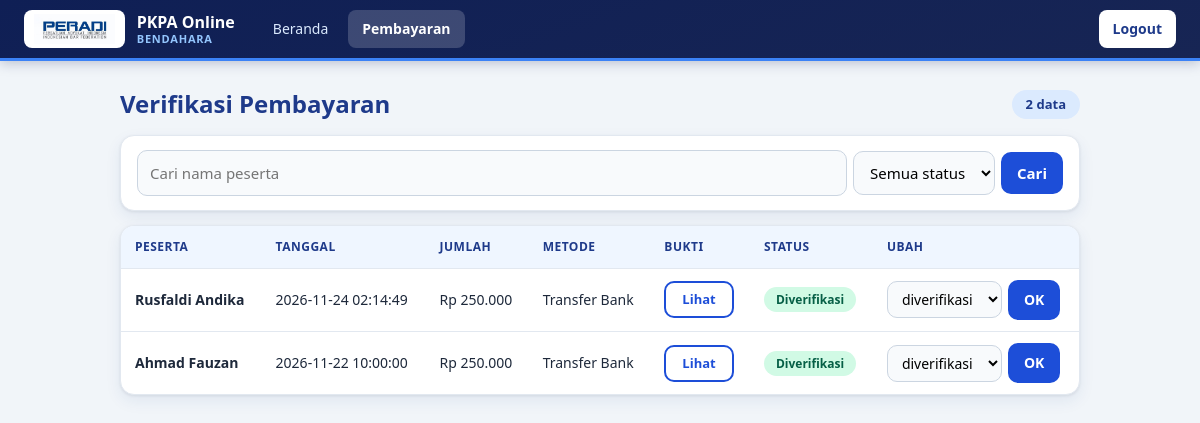
Page /index.php?c=bendahara&a=pembayaran (signed in) on the committed database.
### tables this page shows
CREATE TABLE `pembayaran` (
  `id_pembayaran` int NOT NULL AUTO_INCREMENT,
  `id_pendaftaran` int NOT NULL,
  `tanggal_bayar` datetime DEFAULT NULL,
  `jumlah` decimal(12,2) NOT NULL,
  `metode_pembayaran` varchar(50) DEFAULT NULL,
  `bukti_pembayaran` varchar(255) DEFAULT NULL,
  `status_pembayaran` enum('menunggu','diverifikasi','ditolak') NOT NULL DEFAULT 'menunggu',
  `verified_by` int DEFAULT NULL,
  `verified_at` datetime DEFAULT NULL,
  `catatan` text,
  PRIMARY KEY (`id_pembayaran`),
  KEY `fk_pembayaran_pendaftaran` (`id_pendaftaran`),
  KEY `fk_pembayaran_verifikator` (`verified_by`),
  CONSTRAINT `fk_pembayaran_pendaftaran` FOREIGN KEY (`id_pendaftaran`) REFERENCES `pendaftaran` (`id_pendaftaran`) ON DELETE CASCADE ON UPDATE CASCADE,
  CONSTRAINT `fk_pembayaran_verifikator` FOREIGN KEY (`verified_by`) REFERENCES `users` (`id_user`) ON DELETE SET NULL ON UPDATE CASCADE
);

CREATE TABLE `peserta` (
  `id_peserta` int NOT NULL AUTO_INCREMENT,
  `id_user` int NOT NULL,
  `nama_lengkap` varchar(150) NOT NULL,
  `nik` varchar(20) NOT NULL,
  `tempat_lahir` varchar(100) NOT NULL,
  `tanggal_lahir` date NOT NULL,
  `alamat` text NOT NULL,
  `no_telepon` varchar(20) NOT NULL,
  `email` varchar(100) NOT NULL,
  `perguruan_tinggi` varchar(150) NOT NULL,
  `nomor_ijazah` varchar(100) NOT NULL,
  `pas_foto` varchar(255) DEFAULT NULL,
  `created_at` datetime DEFAULT CURRENT_TIMESTAMP,
  PRIMARY KEY (`id_peserta`),
  UNIQUE KEY `uq_peserta_user` (`id_user`),
  UNIQUE KEY `uq_peserta_nik` (`nik`),
  CONSTRAINT `fk_peserta_user` FOREIGN KEY (`id_user`) REFERENCES `users` (`id_user`) ON DELETE CASCADE ON UPDATE CASCADE
);

### app/controllers/Controller.php (called while the page is built)
<?php
abstract class Controller {
    protected function render(string $view, array $data = [], string $layout = 'layout'): void {
        extract($data);
        require __DIR__ . "/../views/$layout/header.php";
        require __DIR__ . "/../views/$view.php";
        require __DIR__ . "/../views/$layout/footer.php";
    }
}

### app/controllers/BendaharaBaseController.php (called while the page is built, shortened)
<?php
require_once __DIR__ . '/Controller.php';
abstract class BendaharaBaseController extends Controller {
    protected function renderBendahara(string $view, array $data = []): void {
        $this->render("bendahara/$view", $data, 'bendahara/layout');
    }
}

### app/controllers/BendaharaController.php (called while the page is built, shortened)
<?php
require_once __DIR__ . '/BendaharaBaseController.php';
require_once __DIR__ . '/../models/Ref.php';
require_once __DIR__ . '/../models/Pembayaran.php';
class BendaharaController extends BendaharaBaseController {
    private function opsi(): array {
        return Ref::opsi('pembayaran', 'status_pembayaran', ['menunggu', 'lunas', 'ditolak']);
    }
    public function pembayaran(): void {
        $q      = trim($_GET['q'] ?? '');
        $status = $_GET['status'] ?? '';
        $opsi   = $this->opsi();
        $daftar = Pembayaran::semua();
        if ($status !== '' && in_array($status, $opsi, true)) {
            $daftar = array_values(array_filter($daftar, fn($b) => $b['status_pembayaran'] === $status));
        } else {
            $status = '';
        }
        $this->renderBendahara('pembayaran', [
            'daftar' => $daftar, 'opsi' => $opsi, 'q' => $q, 'status' => $status,
        ]);
    }
}

### index.php (called while the page is built, shortened)
<?php
require_once __DIR__ . '/config/database.php';
require_once __DIR__ . '/app/helpers/functions.php';
$a = $_GET['a'] ?? 'login';
$controller = new $nama();
$controller->$a();

### config/database.php (called while the page is built)
<?php
function getDB(): PDO {
    static $pdo = null;
    if ($pdo === null) {
        $pdo = new PDO(
            'mysql:host=localhost;dbname=db_pkpa_peradi;charset=utf8mb4',
            'root',
            '',
            [
                PDO::ATTR_ERRMODE => PDO::ERRMODE_EXCEPTION,
                PDO::ATTR_DEFAULT_FETCH_MODE => PDO::FETCH_ASSOC,
            ]
        );
    }
    return $pdo;
}

### app/models/Pembayaran.php (called while the page is built, shortened)
<?php
class Pembayaran {
    public static function semua(): array {
        return getDB()->query(
            'SELECT b.*, p.nama_lengkap, pd.periode FROM pembayaran b
             JOIN pendaftaran pd ON pd.id_pendaftaran = b.id_pendaftaran
             JOIN peserta p ON p.id_peserta = pd.id_peserta
             ORDER BY b.id_pembayaran DESC'
        )->fetchAll();
    }
}

### app/models/Ref.php (called while the page is built, shortened)
<?php
class Ref {
    public static function opsi(string $t, string $col, array $fallback): array {
        foreach (getDB()->query("SHOW COLUMNS FROM `$t`")->fetchAll() as $c) {
            if ($c['Field'] === $col && preg_match_all("/'([^']*)'/", $c['Type'], $m) && $m[1]) {
                return $m[1];
            }
        }
        return $fallback;
    }
}

### app/views/bendahara/pembayaran.php (the view, shortened to what this page needs)
<div class="halaman-judul">
    <h2>Verifikasi Pembayaran</h2>
    <span class="jumlah"><?= count($daftar) ?> data</span>
</div>
<form method="get" action="index.php" class="inline filter-bar">
    <input type="text" name="q" value="<?= e($q) ?>" placeholder="Cari nama peserta">
    <select name="status">
        <option value="">Semua status</option>
    </select>
    <button type="submit">Cari</button>
</form>
<table class="tabel">
    <tr><th>Peserta</th><th>Tanggal</th><th>Jumlah</th><th>Metode</th><th>Bukti</th><th>Status</th><th>Ubah</th></tr>
    <?php foreach ($daftar as $b): ?>
    <tr>
        <td><strong><?= e($b['nama_lengkap']) ?></strong></td>
        <td><?= e($b['tanggal_bayar']) ?></td>
        <td>Rp <?= number_format((float)$b['jumlah'], 0, ',', '.') ?></td>
        <td><?= e($b['metode_pembayaran']) ?></td>
        <td><a class="btn btn-garis btn-kecil" href="public/uploads/bukti/<?= e($b['bukti_pembayaran']) ?>" target="_blank">Lihat</a></td>
        <td><?= badge($b['status_pembayaran']) ?></td>
        <td>
            <form method="post" action="index.php?c=bendahara&a=ubah" class="inline">
                <select name="status">
                    <?php foreach ($opsi as $o): ?>
                        <option <?= $o === $b['status_pembayaran'] ? 'selected' : '' ?>><?= e($o) ?></option>
                    <?php endforeach; ?>
                </select>
                <button type="submit">OK</button>
            </form>
        </td>
    </tr>
    <?php endforeach; ?>
</table>

### app/helpers/functions.php (shortened to what this page needs)
<?php
function e($s): string {
    return htmlspecialchars((string)$s, ENT_QUOTES, 'UTF-8');
}
function badge(?string $s): string {
    $s = (string)$s;
    return $s === '' ? '-' : '<span class="badge ' . e($s) . '">' . e($s) . '</span>';
}

### public/css/style.css (style rules this page uses)
:root { --primer: #1d4ed8; --navy: #1e3a8a; --muda: #eff6ff; --biru-muda: #dbeafe; --teks: #1e293b; --redup: #64748b; --garis: #e2e8f0; --latar: #f1f5f9; --radius: 14px; --bayang: 0 1px 3px rgba(15,23,42,.08), 0 6px 16px rgba(30,58,138,.08); }
* { box-sizing: border-box; }
body { font-family: "Segoe UI", system-ui, Roboto, Arial, sans-serif; margin: 0; background: var(--latar); color: var(--teks); line-height: 1.6; font-size: 15px; }
h1, h2, h3 { color: var(--navy); margin: 0 0 12px; line-height: 1.25; }
h2 { font-size: 24px; }
a { color: var(--primer); text-decoration: none; }
.btn, button { background: var(--primer); color: #fff; padding: 10px 20px; border: 2px solid var(--primer); border-radius: 10px; font: inherit; font-weight: 600; cursor: pointer; display: inline-block; text-decoration: none; transition: .15s; }
.btn-garis { background: #fff; color: var(--primer); }
.btn-kecil { padding: 8px 18px; font-size: 14px; }
.tabel td .btn-kecil { padding: 6px 16px; font-size: 13px; }
input, select, textarea { padding: 10px 12px; border: 1px solid #cbd5e1; border-radius: 10px; font: inherit; background: #f8fafc; }
form.inline { display: flex; flex-wrap: wrap; gap: 6px; align-items: center; }
form.inline button { padding: 7px 14px; }
.tabel { border-collapse: separate; border-spacing: 0; width: 100%; margin: 12px 0; background: #fff; font-size: 14px; border: 1px solid var(--garis); border-radius: var(--radius); overflow: hidden; box-shadow: var(--bayang); }
.tabel th, .tabel td { padding: 11px 14px; text-align: left; vertical-align: middle; border-bottom: 1px solid var(--garis); }
.tabel th { background: var(--muda); color: var(--navy); font-size: 12px; text-transform: uppercase; letter-spacing: .5px; }
.tabel tr:last-child td { border-bottom: 0; }
.tabel form.inline select { padding: 7px 10px; }
.badge { display: inline-block; padding: 3px 12px; border-radius: 999px; font-size: 12px; font-weight: 700; background: #e2e8f0; color: #334155; text-transform: capitalize; }
.badge.diterima, .badge.diverifikasi, .badge.lengkap { background: #d1fae5; color: #065f46; }
.halaman-judul { display: flex; align-items: center; justify-content: space-between; gap: 12px; margin-bottom: 16px; }
.halaman-judul h2 { margin: 0; }
.jumlah { background: var(--biru-muda); color: var(--navy); font-size: 13px; font-weight: 600; padding: 4px 14px; border-radius: 999px; }
.filter-bar { background: #fff; border: 1px solid var(--garis); border-radius: var(--radius); padding: 14px 16px; margin-bottom: 14px; box-shadow: var(--bayang); gap: 10px; }
.filter-bar input[type=text] { flex: 1; min-width: 220px; }

### rows in the picture
pembayaran: peserta.nama_lengkap "Rusfaldi Andika", tanggal_bayar "2026-11-24 02:14:49", jumlah "250.000", metode_pembayaran "Transfer Bank", status_pembayaran "Diverifikasi"
pembayaran: peserta.nama_lengkap "Ahmad Fauzan", tanggal_bayar "2026-11-22 10:00:00", jumlah "250.000", metode_pembayaran "Transfer Bank", status_pembayaran "Diverifikasi"

### other values in the picture
count($daftar) "2"
form field status "diverifikasi"
